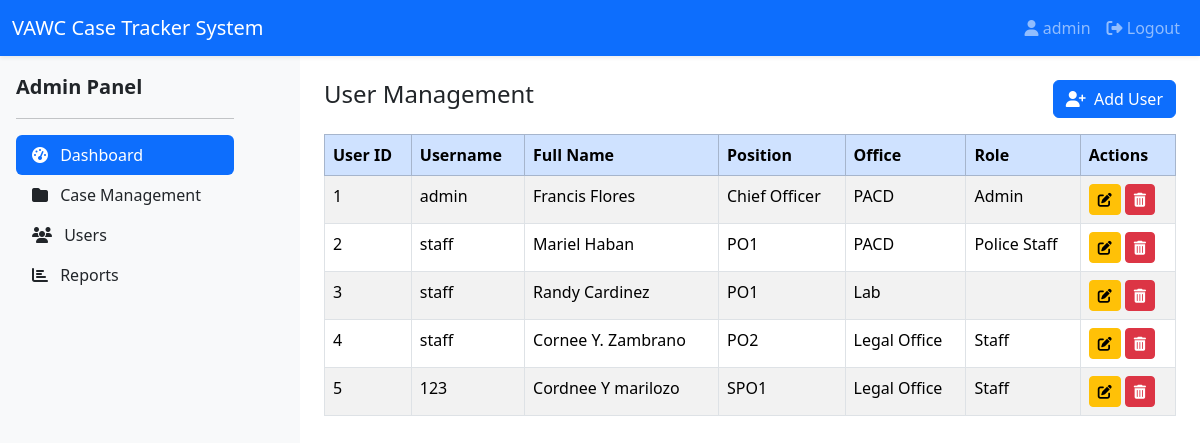
Screenshot of /admin/manage_users.php (signed in) with the database file from the repository.
### tables this page shows
CREATE TABLE `tbl_users` (
  `user_id` int(11) NOT NULL,
  `username` varchar(50) DEFAULT NULL,
  `password` varchar(255) DEFAULT NULL,
  `full_name` varchar(100) DEFAULT NULL,
  `position` varchar(100) DEFAULT NULL,
  `office` varchar(100) DEFAULT NULL,
  `role` varchar(50) DEFAULT NULL
);

### admin/manage_users.php (the view, shortened to what this page needs)
<?php
include('includes/header.php');
include('includes/topbar.php');
require_once '../includes/connection.php';
$query = "SELECT user_id, username, full_name, position, office, role FROM tbl_users";
$result = $conn->query($query);
?>
<div class="container-fluid">
  <div class="row">
    <div class="col-lg-3 p-0 bg-light">
      <?php include('includes/sidebar.php'); ?>
    </div>
    <div class="col-lg-9 p-4">
      <div class="d-flex justify-content-between mb-3">
        <h4>User Management</h4>
        <button class="btn btn-primary" data-bs-toggle="modal" data-bs-target="#addUserModal">
          <i class="fas fa-user-plus me-1"></i> Add User
        </button>
      </div>
      <table class="table table-bordered table-striped">
        <thead class="table-primary">
          <tr>
            <th>User ID</th>
            <th>Username</th>
            <th>Full Name</th>
            <th>Position</th>
            <th>Office</th>
            <th>Role</th>
            <th>Actions</th>
          </tr>
        </thead>
        <tbody>
        <?php while ($row = $result->fetch_assoc()): ?>
          <tr>
            <td><?= $row['user_id']; ?></td>
            <td><?= htmlspecialchars($row['username']); ?></td>
            <td><?= htmlspecialchars($row['full_name']); ?></td>
            <td><?= htmlspecialchars($row['position']); ?></td>
            <td><?= htmlspecialchars($row['office']); ?></td>
            <td><?= htmlspecialchars($row['role']); ?></td>
            <td>
              <a href="#" class="btn btn-sm btn-warning"><i class="fas fa-edit"></i></a>
              <a href="#" class="btn btn-sm btn-danger"><i class="fas fa-trash-alt"></i></a>
            </td>
          </tr>
        <?php endwhile; ?>
        </tbody>
      </table>
    </div>
  </div>
</div>
<?php include('../includes/footer.php'); ?>

### admin/includes/header.php (shortened to what this page needs)
<!DOCTYPE html>
<html lang="en">
<head>
  <link href="https://cdn.jsdelivr.net/npm/bootstrap@5.3.3/dist/css/bootstrap.min.css" rel="stylesheet">
  <link href="https://cdnjs.cloudflare.com/ajax/libs/font-awesome/6.5.0/css/all.min.css" rel="stylesheet">
</head>
<body>

### admin/includes/topbar.php (shortened to what this page needs)
<nav class="navbar navbar-expand-lg navbar-dark bg-primary shadow-sm">
  <div class="container-fluid">
    <a class="navbar-brand" href="#">VAWC Case Tracker System</a>
    <div class="collapse navbar-collapse justify-content-end" id="topNav">
      <ul class="navbar-nav">
        <li class="nav-item">
          <a class="nav-link" href="#"><i class="fas fa-user"></i> <?= $_SESSION['username']; ?></a>
        </li>
        <li class="nav-item">
        <a class="nav-link" href="includes/logout-confirm.php"><i class="fas fa-sign-out-alt"></i> Logout</a>
        </li>
      </ul>
    </div>
  </div>
</nav>

### admin/includes/sidebar.php
<div class="d-flex flex-column flex-shrink-0 p-3 bg-light vh-100" style="width: 250px;">
  <a href="#" class="d-flex align-items-center mb-3 mb-md-0 me-md-auto text-dark text-decoration-none">
    <span class="fs-5 fw-bold">Admin Panel</span>
  </a>
  <hr>
  <ul class="nav nav-pills flex-column mb-auto">
    <li class="nav-item">
      <a href="admin_dashboard.php" class="nav-link active" aria-current="page">
        <i class="fas fa-tachometer-alt me-2"></i> Dashboard
      </a>
    </li>
    <li>
      <a href="manage_cases.php" class="nav-link text-dark">
        <i class="fas fa-folder me-2"></i> Case Management
      </a>
    </li>
    <li>
      <a href="../admin/manage_users.php" class="nav-link text-dark">
        <i class="fas fa-users me-2"></i> Users
      </a>
    </li>
    <li>
      <a href="reports.php" class="nav-link text-dark">
        <i class="fas fa-chart-bar me-2"></i> Reports
      </a>
    </li>
  </ul>
</div>

### admin/includes/footer.php
</body>
</html>

### rows the page displays
tbl_users: user_id "1", username "admin", full_name "Francis Flores", position "Chief Officer", office "PACD", role "Admin"
tbl_users: user_id "2", username "staff", full_name "Mariel Haban", position "PO1", office "PACD", role "Police Staff"
tbl_users: user_id "3", username "staff", full_name "Randy Cardinez", position "PO1", office "Lab"
tbl_users: user_id "4", username "staff", full_name "Cornee Y. Zambrano", position "PO2", office "Legal Office", role "Staff"
tbl_users: user_id "5", username "123", full_name "Cordnee Y marilozo", position "SPO1", office "Legal Office", role "Staff"

### other values shown
$_SESSION['username'] "admin"
